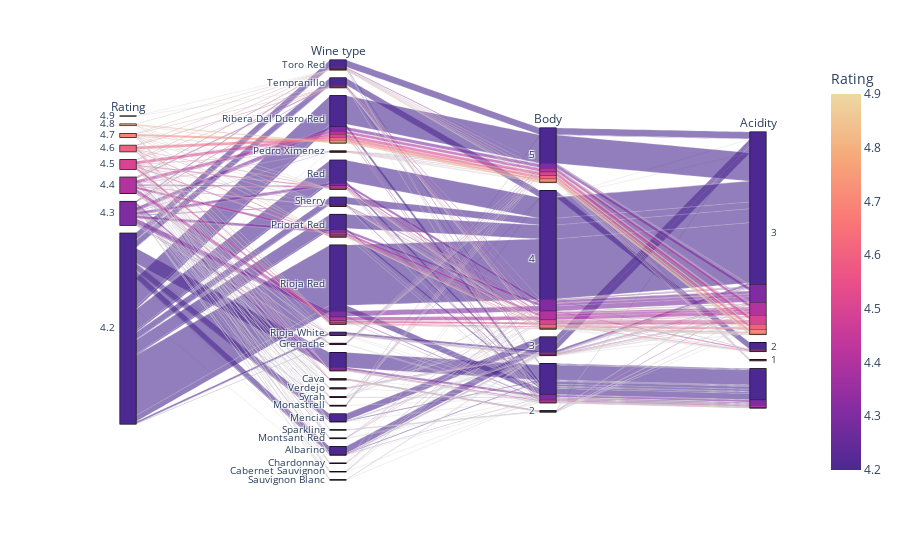

Write notebook code for a chart like this one.
### Markdown cell above
The most beautiful graph ever

### Code cell
fig = px.parallel_categories(df, dimensions=['rating', 'type', 'body', 'acidity'],
                color="rating", color_continuous_scale=px.colors.sequential.Agsunset,
                labels={'rating':'Rating', 'type':'Wine type', 'body':'Body', 'acidity':'Acidity'})
fig.show()

### Figure 1 — Plotly figure (JSON) as saved in the notebook; plotly's stock layout.template omitted (floating-point values rounded to 4 significant figures; data arrays with more than 128 entries replaced by an {"elided": "..."} marker saying what was removed)
{"data": [{"dimensions": [{"label": "Rating", "values": {"elided": "7500 float values"}}, {"label": "Wine type", "values": {"elided": "7500 str values"}}, {"label": "Body", "values": {"elided": "7500 int values"}}, {"label": "Acidity", "values": {"elided": "7500 int values"}}], "domain": {"x": [0, 1], "y": [0, 1]}, "line": {"color": {"elided": "7500 float values"}, "coloraxis": "coloraxis"}, "name": "", "type": "parcats"}], "layout": {"coloraxis": {"colorbar": {"title": {"text": "Rating"}}, "colorscale": [[0, "rgb(75, 41, 145)"], [0.1667, "rgb(135, 44, 162)"], [0.3333, "rgb(192, 54, 157)"], [0.5, "rgb(234, 79, 136)"], [0.6667, "rgb(250, 120, 118)"], [0.8333, "rgb(246, 169, 122)"], [1, "rgb(237, 217, 163)"]]}, "legend": {"tracegroupgap": 0}, "margin": {"t": 60}}}
